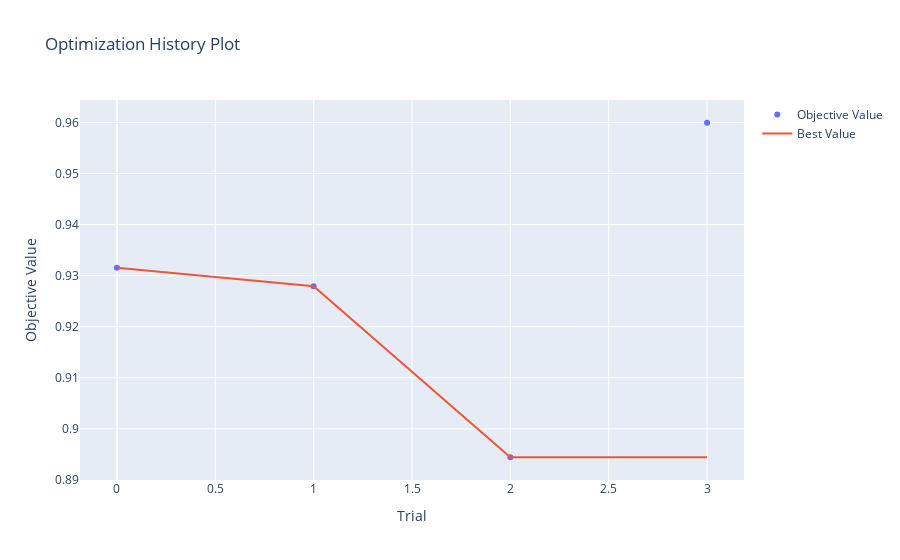

Notebook code for this chart:
### Code cell
from optuna.visualization import plot_contour
from optuna.visualization import plot_edf
from optuna.visualization import plot_optimization_history
from optuna.visualization import plot_parallel_coordinate
from optuna.visualization import plot_param_importances
from optuna.visualization import plot_slice

plot_optimization_history(study)

### Figure 1 — Plotly figure (JSON) as saved in the notebook; plotly's stock layout.template omitted (floating-point values rounded to 4 significant figures)
{"data": [{"mode": "markers", "name": "Objective Value", "type": "scatter", "x": [0, 1, 2, 3], "y": [0.9315, 0.9279, 0.8944, 0.9599]}, {"mode": "lines", "name": "Best Value", "type": "scatter", "x": [0, 1, 2, 3], "y": [0.9315, 0.9279, 0.8944, 0.8944]}, {"marker": {"color": "#cccccc"}, "mode": "markers", "name": "Infeasible Trial", "showlegend": false, "type": "scatter", "x": [], "y": []}], "layout": {"title": {"text": "Optimization History Plot"}, "xaxis": {"title": {"text": "Trial"}}, "yaxis": {"title": {"text": "Objective Value"}}}}
